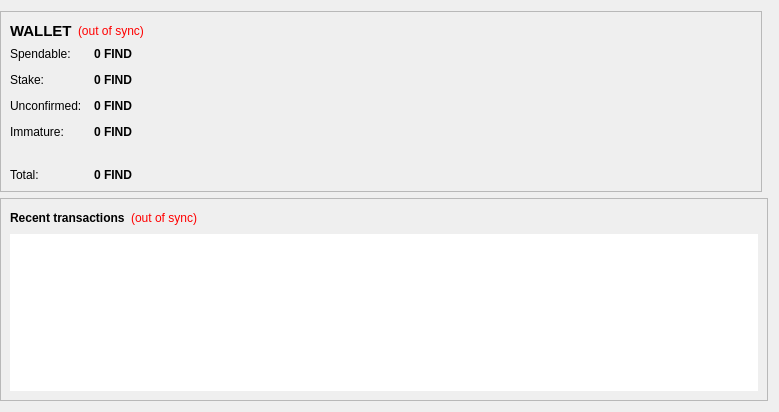
<?xml version="1.0" encoding="UTF-8"?>
<ui version="4.0">
 <class>OverviewPage</class>
 <widget class="QWidget" name="OverviewPage">
  <property name="geometry">
   <rect>
    <x>0</x>
    <y>0</y>
    <width>779</width>
    <height>412</height>
   </rect>
  </property>
  <property name="windowTitle">
   <string>Form</string>
  </property>
  <layout class="QGridLayout" name="gridLayout">
   <property name="leftMargin">
    <number>0</number>
   </property>
   <item row="0" column="0">
    <widget class="QFrame" name="walletContainer">
     <property name="sizePolicy">
      <sizepolicy hsizetype="Preferred" vsizetype="Maximum">
       <horstretch>0</horstretch>
       <verstretch>0</verstretch>
      </sizepolicy>
     </property>
     <property name="maximumSize">
      <size>
       <width>16777215</width>
       <height>220</height>
      </size>
     </property>
     <property name="frameShape">
      <enum>QFrame::StyledPanel</enum>
     </property>
     <property name="frameShadow">
      <enum>QFrame::Raised</enum>
     </property>
     <layout class="QVBoxLayout" name="verticalLayout_4">
      <item>
       <layout class="QHBoxLayout" name="walletHeader">
        <item>
         <widget class="QLabel" name="label_5">
          <property name="font">
           <font>
            <pointsize>11</pointsize>
            <weight>75</weight>
            <bold>true</bold>
           </font>
          </property>
          <property name="styleSheet">
           <string notr="true">background-color: transparent;</string>
          </property>
          <property name="text">
           <string>WALLET</string>
          </property>
         </widget>
        </item>
        <item>
         <widget class="QLabel" name="labelWalletStatus">
          <property name="toolTip">
           <string>The displayed information may be out of date. Your wallet automatically synchronizes with the FindCoin network after a connection is established, but this process has not completed yet.</string>
          </property>
          <property name="styleSheet">
           <string notr="true">QLabel { color: red;Background-color:transparent }</string>
          </property>
          <property name="text">
           <string notr="true">(out of sync)</string>
          </property>
          <property name="alignment">
           <set>Qt::AlignLeading|Qt::AlignLeft|Qt::AlignVCenter</set>
          </property>
         </widget>
        </item>
        <item>
         <spacer name="horizontalSpacer_2">
          <property name="orientation">
           <enum>Qt::Horizontal</enum>
          </property>
          <property name="sizeHint" stdset="0">
           <size>
            <width>40</width>
            <height>20</height>
           </size>
          </property>
         </spacer>
        </item>
       </layout>
      </item>
      <item>
       <layout class="QFormLayout" name="walletStatus">
        <property name="fieldGrowthPolicy">
         <enum>QFormLayout::AllNonFixedFieldsGrow</enum>
        </property>
        <property name="horizontalSpacing">
         <number>12</number>
        </property>
        <property name="verticalSpacing">
         <number>12</number>
        </property>
        <item row="0" column="0">
         <widget class="QLabel" name="label">
          <property name="styleSheet">
           <string notr="true">background-color: transparent;</string>
          </property>
          <property name="text">
           <string>Spendable:</string>
          </property>
         </widget>
        </item>
        <item row="0" column="1">
         <widget class="QLabel" name="labelBalance">
          <property name="font">
           <font>
            <weight>75</weight>
            <bold>true</bold>
           </font>
          </property>
          <property name="cursor">
           <cursorShape>IBeamCursor</cursorShape>
          </property>
          <property name="toolTip">
           <string>Your current spendable balance</string>
          </property>
          <property name="styleSheet">
           <string notr="true"/>
          </property>
          <property name="text">
           <string notr="true">0 FIND</string>
          </property>
          <property name="textInteractionFlags">
           <set>Qt::LinksAccessibleByMouse|Qt::TextSelectableByKeyboard|Qt::TextSelectableByMouse</set>
          </property>
         </widget>
        </item>
        <item row="1" column="0">
         <widget class="QLabel" name="label_6">
          <property name="styleSheet">
           <string notr="true">background-color: transparent;</string>
          </property>
          <property name="text">
           <string>Stake:</string>
          </property>
         </widget>
        </item>
        <item row="1" column="1">
         <widget class="QLabel" name="labelStake">
          <property name="font">
           <font>
            <weight>75</weight>
            <bold>true</bold>
           </font>
          </property>
          <property name="cursor">
           <cursorShape>IBeamCursor</cursorShape>
          </property>
          <property name="toolTip">
           <string>Total of coins that was staked, and do not yet count toward the current balance</string>
          </property>
          <property name="text">
           <string notr="true">0 FIND</string>
          </property>
          <property name="textInteractionFlags">
           <set>Qt::LinksAccessibleByMouse|Qt::TextSelectableByKeyboard|Qt::TextSelectableByMouse</set>
          </property>
         </widget>
        </item>
        <item row="2" column="0">
         <widget class="QLabel" name="label_3">
          <property name="styleSheet">
           <string notr="true">background-color: transparent;</string>
          </property>
          <property name="text">
           <string>Unconfirmed:</string>
          </property>
         </widget>
        </item>
        <item row="2" column="1">
         <widget class="QLabel" name="labelUnconfirmed">
          <property name="font">
           <font>
            <weight>75</weight>
            <bold>true</bold>
           </font>
          </property>
          <property name="cursor">
           <cursorShape>IBeamCursor</cursorShape>
          </property>
          <property name="toolTip">
           <string>Total of transactions that have yet to be confirmed, and do not yet count toward the current balance</string>
          </property>
          <property name="text">
           <string notr="true">0 FIND</string>
          </property>
          <property name="textInteractionFlags">
           <set>Qt::LinksAccessibleByMouse|Qt::TextSelectableByKeyboard|Qt::TextSelectableByMouse</set>
          </property>
         </widget>
        </item>
        <item row="3" column="0">
         <widget class="QLabel" name="labelImmatureText">
          <property name="styleSheet">
           <string notr="true">background-color: transparent;</string>
          </property>
          <property name="text">
           <string>Immature:</string>
          </property>
         </widget>
        </item>
        <item row="3" column="1">
         <widget class="QLabel" name="labelImmature">
          <property name="font">
           <font>
            <weight>75</weight>
            <bold>true</bold>
           </font>
          </property>
          <property name="toolTip">
           <string>Mined balance that has not yet matured</string>
          </property>
          <property name="text">
           <string notr="true">0 FIND</string>
          </property>
          <property name="textInteractionFlags">
           <set>Qt::LinksAccessibleByMouse|Qt::TextSelectableByKeyboard|Qt::TextSelectableByMouse</set>
          </property>
         </widget>
        </item>
        <item row="4" column="0">
         <spacer name="verticalSpacer">
          <property name="orientation">
           <enum>Qt::Vertical</enum>
          </property>
          <property name="sizeHint" stdset="0">
           <size>
            <width>20</width>
            <height>40</height>
           </size>
          </property>
         </spacer>
        </item>
        <item row="4" column="1">
         <spacer name="verticalSpacer_2">
          <property name="orientation">
           <enum>Qt::Vertical</enum>
          </property>
          <property name="sizeHint" stdset="0">
           <size>
            <width>20</width>
            <height>40</height>
           </size>
          </property>
         </spacer>
        </item>
        <item row="5" column="0">
         <widget class="QLabel" name="labelTotalText">
          <property name="styleSheet">
           <string notr="true">background-color: transparent;</string>
          </property>
          <property name="text">
           <string>Total:</string>
          </property>
         </widget>
        </item>
        <item row="5" column="1">
         <widget class="QLabel" name="labelTotal">
          <property name="font">
           <font>
            <weight>75</weight>
            <bold>true</bold>
           </font>
          </property>
          <property name="cursor">
           <cursorShape>IBeamCursor</cursorShape>
          </property>
          <property name="toolTip">
           <string>Your current total balance</string>
          </property>
          <property name="text">
           <string notr="true">0 FIND</string>
          </property>
          <property name="textInteractionFlags">
           <set>Qt::LinksAccessibleByMouse|Qt::TextSelectableByKeyboard|Qt::TextSelectableByMouse</set>
          </property>
         </widget>
        </item>
       </layout>
      </item>
     </layout>
    </widget>
   </item>
   <item row="1" column="0" colspan="2">
    <widget class="QFrame" name="transactionContainer">
     <property name="frameShape">
      <enum>QFrame::StyledPanel</enum>
     </property>
     <property name="frameShadow">
      <enum>QFrame::Raised</enum>
     </property>
     <layout class="QVBoxLayout" name="verticalLayout">
      <item>
       <layout class="QHBoxLayout" name="recentTransactionsHeader">
        <item>
         <widget class="QLabel" name="label_4">
          <property name="styleSheet">
           <string notr="true">background-color: transparent;</string>
          </property>
          <property name="text">
           <string>&lt;b&gt;Recent transactions&lt;/b&gt;</string>
          </property>
         </widget>
        </item>
        <item>
         <widget class="QLabel" name="labelTransactionsStatus">
          <property name="toolTip">
           <string>The displayed information may be out of date. Your wallet automatically synchronizes with the FindCoin network after a connection is established, but this process has not completed yet.</string>
          </property>
          <property name="styleSheet">
           <string notr="true">QLabel { color: red;Background-color:transparent }</string>
          </property>
          <property name="text">
           <string notr="true">(out of sync)</string>
          </property>
          <property name="alignment">
           <set>Qt::AlignRight|Qt::AlignTrailing|Qt::AlignVCenter</set>
          </property>
         </widget>
        </item>
        <item>
         <spacer name="horizontalSpacer">
          <property name="orientation">
           <enum>Qt::Horizontal</enum>
          </property>
          <property name="sizeHint" stdset="0">
           <size>
            <width>40</width>
            <height>20</height>
           </size>
          </property>
         </spacer>
        </item>
       </layout>
      </item>
      <item>
       <widget class="QListView" name="listTransactions">
        <property name="frameShape">
         <enum>QFrame::NoFrame</enum>
        </property>
        <property name="horizontalScrollBarPolicy">
         <enum>Qt::ScrollBarAlwaysOff</enum>
        </property>
        <property name="editTriggers">
         <set>QAbstractItemView::NoEditTriggers</set>
        </property>
        <property name="selectionMode">
         <enum>QAbstractItemView::NoSelection</enum>
        </property>
       </widget>
      </item>
     </layout>
    </widget>
   </item>
  </layout>
 </widget>
 <resources/>
 <connections/>
</ui>
